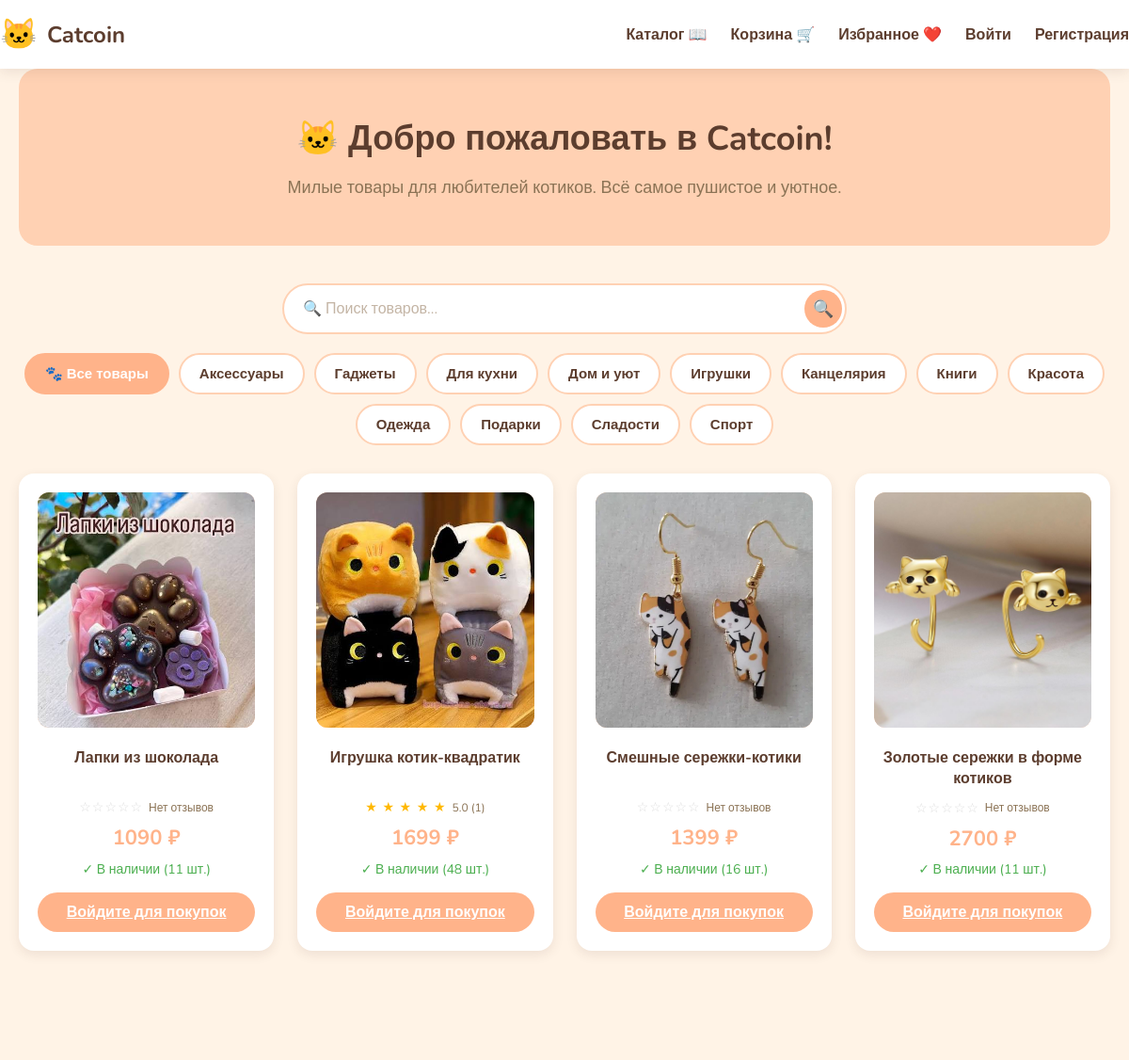
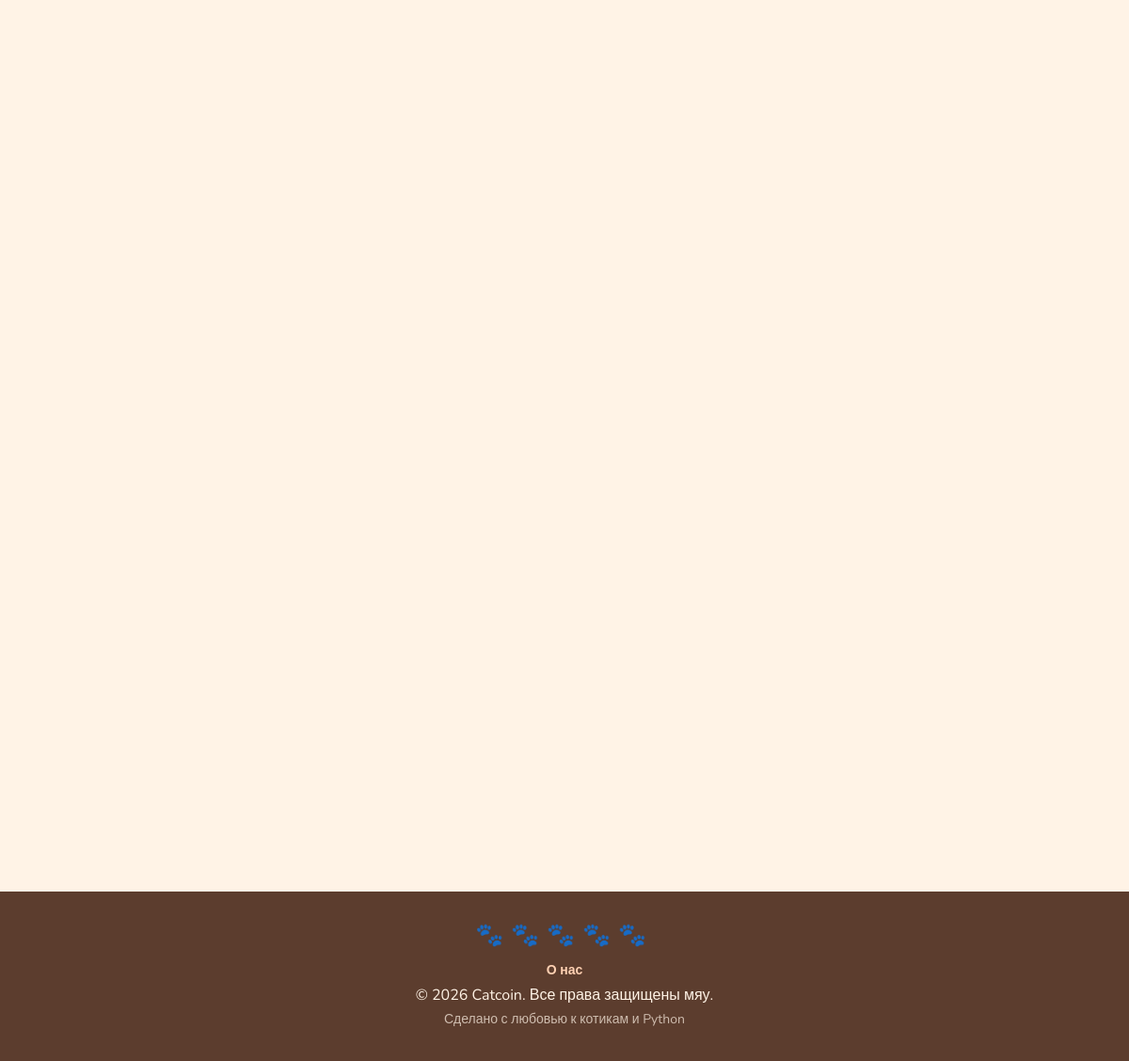
The page / on the database its author committed (2 pictures, top to bottom).
### models/product.py (models this page shows, shortened)
class Category(db.Model):
    __tablename__ = 'categories'
    id = db.Column(db.Integer, primary_key=True)
    name = db.Column(db.String(64), unique=True, nullable=False)
    description = db.Column(db.String(256))
    products = db.relationship('Product', secondary=product_category,
                               backref=db.backref('categories', lazy='dynamic'))

class Product(db.Model):
    __tablename__ = 'products'
    id = db.Column(db.Integer, primary_key=True)
    name = db.Column(db.String(128), nullable=False, index=True)
    description = db.Column(db.Text)
    price = db.Column(db.Float, nullable=False)
    stock = db.Column(db.Integer, default=0)
    image_file = db.Column(db.String(128), default='default_product.png')
    created_at = db.Column(db.DateTime, default=datetime.utcnow)
    cart_items = db.relationship('CartItem', backref='product', lazy='dynamic')
    order_items = db.relationship('OrderItem', backref='product', lazy='dynamic')
    def get_image_url(self):
        return f'/static/images/{self.image_file}'
    @property
    def in_stock(self):
        return self.stock > 0
    @property
    def avg_rating(self):
        if not self.reviews:
            return 0
        total = sum(review.rating for review in self.reviews)
        return round(total / len(self.reviews), 1)
    @property
    def reviews_count(self):
        return len(self.reviews)

### models/review.py (models this page shows, shortened)
class Review(db.Model):
    __tablename__ = 'reviews'
    id = db.Column(db.Integer, primary_key=True)
    user_id = db.Column(db.Integer, db.ForeignKey('users.id'), nullable=False)
    product_id = db.Column(db.Integer, db.ForeignKey('products.id', ondelete='CASCADE'), nullable=False)
    rating = db.Column(db.Integer, nullable=False)
    comment = db.Column(db.Text)
    created_at = db.Column(db.DateTime, default=datetime.utcnow)
    user = db.relationship('User', backref='reviews')
    product = db.relationship('Product', backref='reviews')

### blueprints/main/routes.py (the view)
@main_bp.route('/')
@main_bp.route('/category/<int:category_id>')
def index(category_id=None):
    categories = Category.query.order_by(Category.name).all()
    search_query = request.args.get('q', '').strip()
    query = Product.query
    if category_id:
        category = Category.query.get_or_404(category_id)
        query = query.filter(Product.categories.contains(category))
    if search_query:
        search_query = search_query.lower()
        query = query.filter(
            db.func.lower(Product.name).contains(search_query)
        )
    products = query.order_by(Product.created_at.desc()).all()
    return render_template('main/index.html',
                         products=products,
                         categories=categories,
                         current_category_id=category_id,
                         search_query=search_query)

### blueprints/cart/routes.py (called while the page is built)
@cart_bp.app_context_processor
def inject_cart_count():
    from flask_login import current_user
    if current_user.is_authenticated:
        count = sum(item.quantity for item in current_user.cart_items)
    else:
        count = 0
    return {'cart_count': count}

### blueprints/favorites/routes.py (called while the page is built)
@favorites_bp.app_context_processor
def inject_favorites_count():
    from flask_login import current_user
    if current_user.is_authenticated:
        count = Favorite.query.filter_by(user_id=current_user.id).count()
    else:
        count = 0
    return {'favorites_count': count}

### templates/main/index.html (shortened to what this page needs)
{% extends "base.html" %}
{% block content %}
<div class="hero">
    <h1>🐱 Добро пожаловать в Catcoin!</h1>
    <p>Милые товары для любителей котиков. Всё самое пушистое и уютное.</p>
</div>
<div class="search-bar">
    <form method="GET" action="{{ url_for('main.index') }}" class="search-form">
        <div class="search-input-wrapper">
            <input type="text" name="q" class="search-input"
                   placeholder="🔍 Поиск товаров..."
                   value="{{ search_query if search_query else '' }}"
                   autocomplete="off">
            <button type="submit" class="search-btn">🔍</button>
        </div>
    </form>
</div>
<div class="category-filter">
    <a href="{{ url_for('main.index') }}"
       class="filter-tag {% if not current_category_id %}filter-tag-active{% endif %}">
        🐾 Все товары
    </a>
    {% for category in categories %}
    <a href="{{ url_for('main.index', category_id=category.id) }}"
       class="filter-tag {% if current_category_id == category.id %}filter-tag-active{% endif %}">
        {{ category.name }}
    </a>
    {% endfor %}
</div>
<div class="products-grid">
    {% if products %}
        {% for product in products %}
        <div class="product-card">
            <a href="{{ url_for('main.product_detail', product_id=product.id) }}" class="product-card-link">
                <img src="{{ product.get_image_url() }}" alt="{{ product.name.capitalize() }}"onerror="this.src='{{ url_for('static', filename='images/default_product.png') }}'">
                <h3>{{ product.name.capitalize() }}</h3>
                <div class="product-rating">
                    {% if product.avg_rating > 0 %}
                    <span class="stars">
                        {% for i in range(5) %}
                            {% if i < product.avg_rating|int %}
                            ★
                            {% elif (product.avg_rating - i) >= 0.5 %}
                            ⯨
                            {% else %}
                            ☆
                            {% endif %}
                        {% endfor %}
                    </span>
                    <span class="rating-text">{{ product.avg_rating }} ({{ product.reviews_count }})</span>
                    {% else %}
                    <span class="stars stars-empty">☆☆☆☆☆</span>
                    <span class="rating-text">Нет отзывов</span>
                    {% endif %}
                </div>
            </a>
            <p class="price">{{ "%.0f"|format(product.price) }} ₽</p>
            <p class="stock">
                {% if product.in_stock %}
                <span class="in-stock">✓ В наличии ({{ product.stock }} шт.)</span>
                {% else %}
                <span class="out-of-stock">✗ Нет в наличии</span>
                {% endif %}
            </p>
            {% if current_user.is_authenticated %}
            <form method="POST" action="{{ url_for('cart.add_to_cart', product_id=product.id) }}">
                <button type="submit" class="btn btn-primary" {% if not product.in_stock %}disabled{% endif %}>
                    🛒 Добавить в корзину
                </button>
            </form>
            {% else %}
            <a href="{{ url_for('auth.login') }}" class="btn btn-primary">
                Войдите для покупок
            </a>
            {% endif %}
        </div>
        {% endfor %}
    {% endif %}
</div>
{% endblock %}

### templates/base.html (shortened to what this page needs)
<!DOCTYPE html>
<html lang="ru">
<head>
    <link rel="stylesheet" href="{{ url_for('static', filename='css/style.css') }}">
</head>
<body>
    <nav class="navbar">
        <div class="container nav-container">
            <a href="{{ url_for('main.index') }}" class="logo">
                <span class="logo-icon">🐱</span>
                <span class="logo-text">Catcoin</span>
            </a>
            <div class="nav-links">
    <a href="{{ url_for('main.index') }}">Каталог 📖</a>
    <a href="{{ url_for('cart.view_cart') }}" class="cart-link">
        Корзина 🛒
    </a>
    <a href="{{ url_for('favorites.view_favorites') }}" class="cart-link">
        Избранное ❤️
    </a>
    {% if current_user.is_authenticated %}
        <a href="{{ url_for('order.my_orders') }}">Мои заказы 📋</a>
        <span class="nav-user"> {{ current_user.username }} 🐱</span>
        <a href="{{ url_for('auth.logout') }}">Выйти 🚶‍♀️</a>
    {% else %}
        <a href="{{ url_for('auth.login') }}">Войти</a>
        <a href="{{ url_for('auth.register') }}">Регистрация</a>
    {% endif %}
</div>
        </div>
    </nav>
    <main class="container">
    {% block content %}{% endblock %}
</main>
    <footer class="footer">
    <div class="container footer-content">
        <div class="footer-paws">
            <span>🐾</span><span>🐾</span><span>🐾</span><span>🐾</span><span>🐾</span>
        </div>
        <div class="footer-links">
            <a href="{{ url_for('main.about') }}">О нас</a>
        </div>
        <p>© 2026 Catcoin. Все права защищены мяу.</p>
        <p class="footer-small">Сделано с любовью к котикам и Python</p>
    </div>
</footer>
</body>
</html>

### rows shown on the page
Category: name "Аксессуары"
Category: name "Гаджеты"
Category: name "Для кухни"
Category: name "Дом и уют"
Category: name "Игрушки"
Category: name "Канцелярия"
Category: name "Книги"
Category: name "Красота"
Category: name "Одежда"
Category: name "Подарки"
Category: name "Сладости"
Category: name "Спорт"
Product: get_image_url (picture), name "Лапки из шоколада", shows "Нет отзывов", price "1090", stock "11"
Product: get_image_url (picture), name "Игрушка котик-квадратик", avg_rating "5.0", reviews_count "1", price "1699", stock "48"
Product: get_image_url (picture), name "Смешные сережки-котики", shows "Нет отзывов", price "1399", stock "16"
Product: get_image_url (picture), name "Золотые сережки в форме котиков", shows "Нет отзывов", price "2700", stock "11"
